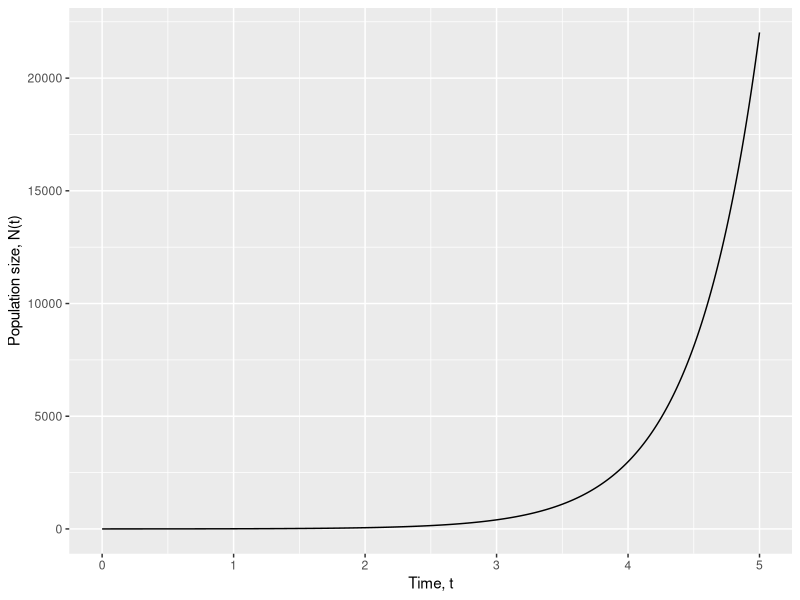
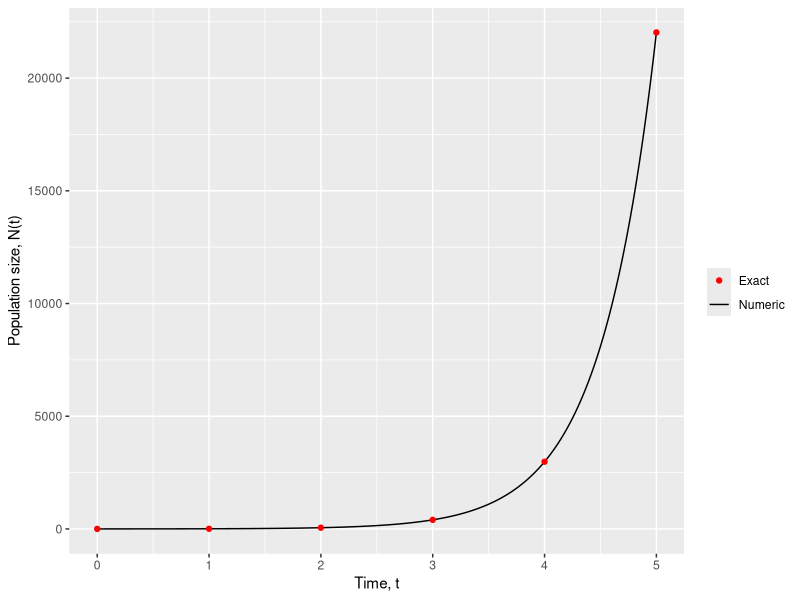
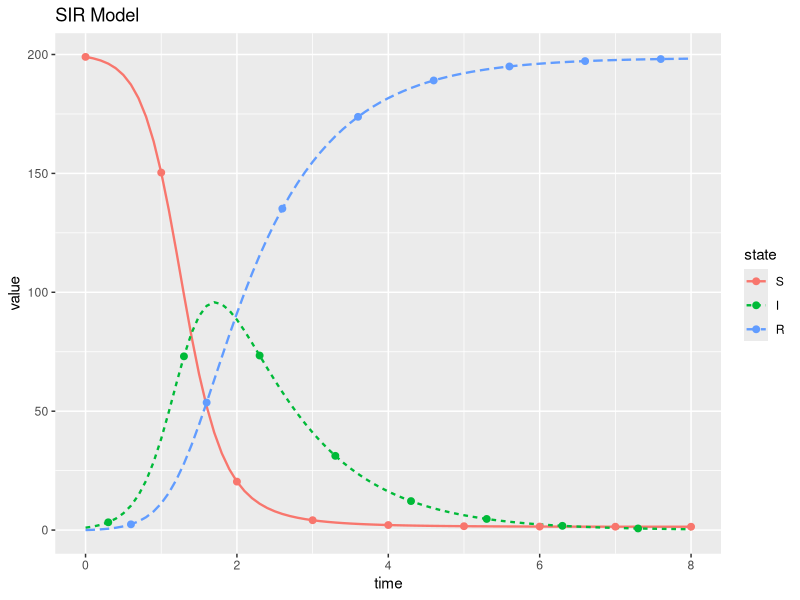

These figures' R source, in order:
# Session 2 cumulative checkpoint: Parts 1 and 2 core material

#| echo: true
#| warning: false
library(deSolve)
library(tidyverse)

# Define model parameters and store values in a labelled vector
parameters <- c(r = 2) # Growth rate

# Specify the initial conditions, define state variables and assign initial values
initial_population <- 1 # Start with an initial population size N(0) = 1
state <- c(N = initial_population) # Specify the state variables and initialize them to their initial values

# We specify the system of differential equations as a function in R
# Here we specify a function with three arguments:
# 1. t : time, which is the dependent variable in our case
# 2. state : a vector of state variables
# 3. parameters : a vector of parameters (ie fixed variables)
population_exponential_growth <- function(t, state, parameters) {
    # Initialize an environment with the elements of state and parameters as local variables
    with(as.list(c(state, parameters)), {
        dNdt <- r * N # The model equation
        list(c(dNdt)) # Return the population growth rate dNdt
    })
}

# Start with an initial time of t=0 and solve up to t=5 with time increments of 0.01
times <- seq(from = 0, to = 5, by = 0.01)

# Here we specify four arguments of the ode function:
# 1. y : the state variables
# 2. times : the time lattice over which we solve the differential equation
# 3. func : our differential equation given in terms of our state variables and model parameters
# 4. parms : our model parameters
out <- ode(y = state, times = times, func = population_exponential_growth, parms = parameters)

head(out)

ggplot(data = tibble::as_tibble(out), aes(x=time, y=N)) +
    geom_line() +
    labs(x = "Time, t", y="Population size, N(t)")

# Create a coarse time lattice for display purposes
times_coarse <- seq(from = 0, to = 5, by = 1)
# Calculate the exact solution given the model parameters and initial conditions
exact_population <- initial_population * exp(parameters["r"] * times_coarse)

exact_solution <- tibble::tibble(time = times_coarse, exact_population)

ggplot() +
    geom_line(data = tibble::as_tibble(out), aes(x=time, y=N, colour="Numeric")) +
    geom_point(data = exact_solution, aes(x=time, y=exact_population, colour="Exact")) +
    labs(x = "Time, t", y="Population size, N(t)", colour="") +
    scale_color_manual(values=c("red","black"))

sir_model <- function(t, state, parameters) {
    with(as.list(c(state, parameters)), {
        N <- S + I + R
        dSdt <- -beta * S * I / N
        dIdt <- beta * S * I / N - gamma * I
        dRdt <- gamma * I

        return(list(c(dSdt, dIdt, dRdt)))
    })
}

parameters <- c(beta = 5, gamma = 1)
initcond <- c(S = 199, I = 1, R = 0)

times <- seq(0, 8, by = 0.1)

out <- ode(y = initcond, times = times, func = sir_model, parms = parameters)


# ggplot likes "long" data, so we pivot our data from wide (1 column per state)
# to long (1 row per state-value pair).
plot_data <- tibble::as_tibble(out) |>
    pivot_longer(!time, names_to = "state") |>
    mutate(state = factor(state, levels=c("S","I","R")))

# x-axis: Time
# y-axis: value of the state
# Colour the lines by state
# Change the type of line depending on state
ggplot(data = plot_data, aes(x=time, y=value, colour=state, linetype=state)) + 
    geom_line(linewidth = 0.8) + # Plot the lines
    geom_point(data = plot_data |> slice(seq(1, n(), 10)), size = 2) + #Overlay points on the line curves
    ggtitle("SIR Model")
